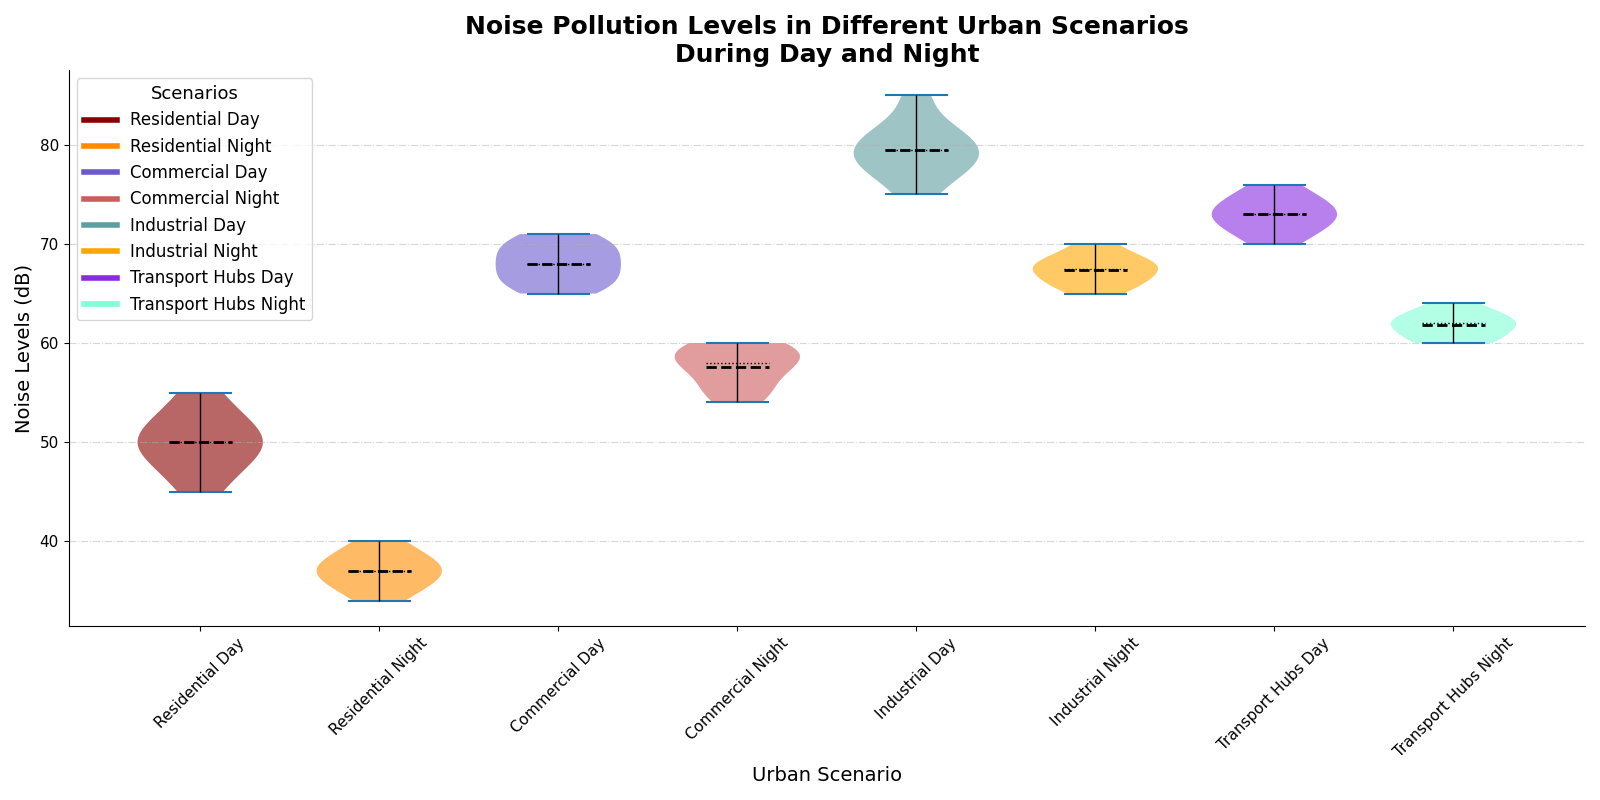

The Python source for this figure:
import matplotlib.pyplot as plt
import numpy as np

public_transport_hubs_day = np.array([70, 72, 74, 71, 73, 75, 76, 72, 73, 74])
public_transport_hubs_night = np.array([60, 62, 64, 61, 63, 62, 60, 61, 63, 62])

data_violin = [
    np.array([45, 50, 55, 47, 52, 53, 48, 50, 51, 49]),
    np.array([35, 38, 40, 36, 39, 37, 34, 36, 38, 37]),
    np.array([65, 68, 70, 66, 69, 67, 70, 71, 68, 66]),
    np.array([55, 58, 60, 56, 59, 57, 54, 59, 60, 58]),
    np.array([75, 80, 85, 78, 82, 81, 79, 77, 80, 78]),
    np.array([65, 68, 70, 66, 69, 68, 67, 66, 68, 67]),
    public_transport_hubs_day,
    public_transport_hubs_night
]
scenarios = ['Residential Day', 'Residential Night', 'Commercial Day', 'Commercial Night', 
             'Industrial Day', 'Industrial Night', 'Transport Hubs Day', 'Transport Hubs Night']

fig, ax = plt.subplots(figsize=(16, 8))

vparts = ax.violinplot(data_violin, showmedians=True, showmeans=True, showextrema=True, widths=0.7)

# Shuffled color palette
colors = ['#8B0000', '#FF8C00', '#6A5ACD', '#CD5C5C', '#5F9EA0', '#FFA500', '#8A2BE2', '#7FFFD4']

for i, pc in enumerate(vparts['bodies']):
    pc.set_facecolor(colors[i])
    pc.set_alpha(0.6)

for partname, style in zip(('cbars', 'cmeans', 'cmedians'), ('-', '--', ':')):
    vparts[partname].set_edgecolor('black')
    vparts[partname].set_linestyle(style)
    vparts[partname].set_linewidth(2.0 if partname == 'cmeans' else 1.0)

ax.set_title("Noise Pollution Levels in Different Urban Scenarios\nDuring Day and Night", fontsize=18, fontweight='bold')
ax.set_ylabel("Noise Levels (dB)", fontsize=14)
ax.set_xlabel("Urban Scenario", fontsize=14)
ax.set_xticks(np.arange(1, len(scenarios) + 1))
ax.set_xticklabels(scenarios, rotation=45, fontsize=12)

# Modified grid style
ax.yaxis.grid(True, linestyle='-.', alpha=0.5)

# Omit some axes spines
ax.spines['top'].set_visible(False)
ax.spines['right'].set_visible(False)

plt.xticks(fontsize=11)
plt.yticks(fontsize=11)

handles = [plt.Line2D([0], [0], color=color, lw=4) for color in colors]
plt.legend(handles, scenarios, title="Scenarios", loc='upper left', fontsize=12, title_fontsize='13')

plt.tight_layout()
plt.show()
